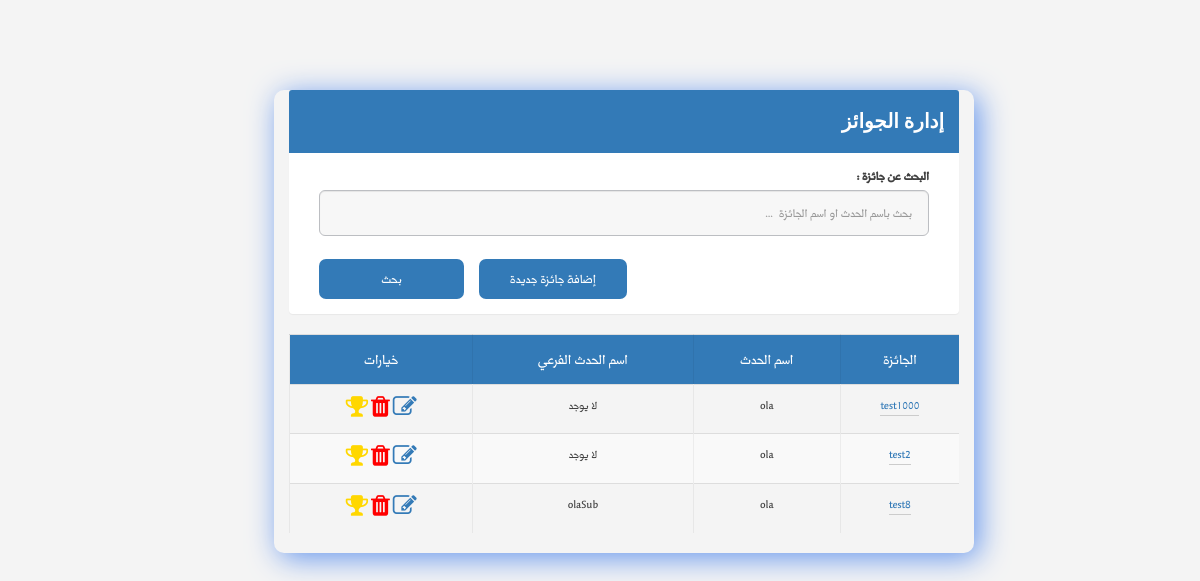
Page /managePrize.php on the earlier database version.
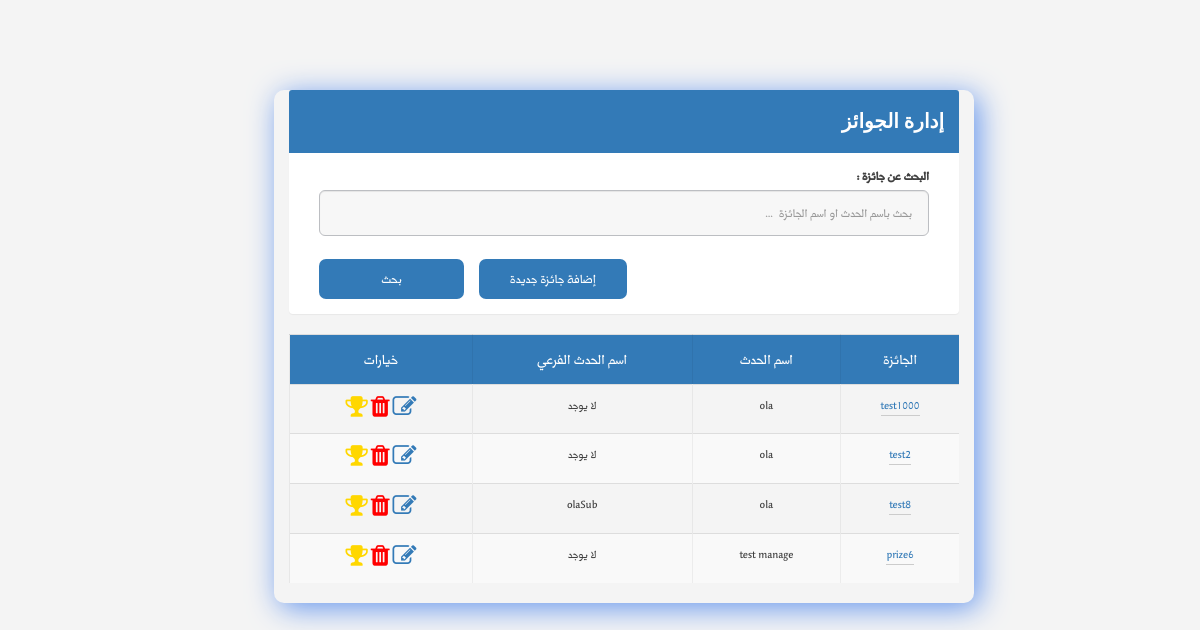
Same page on the later database version.
### tables this page shows
CREATE TABLE `prize` (
  `Prize_ID` int(11) NOT NULL,
  `namePrize` varchar(100) NOT NULL,
  `numOfPrize` int(11) NOT NULL,
  `event_ID` int(11) NOT NULL,
  `subevent_ID` int(11) DEFAULT NULL
);

CREATE TABLE `event` (
  `event_ID` int(5) NOT NULL,
  `name_Event` varchar(30) NOT NULL,
  `descrption_Event` varchar(200) NOT NULL,
  `sartDate_Event` date NOT NULL,
  `endDate_Event` date NOT NULL,
  `location_Event` varchar(30) NOT NULL,
  `organization_name_Event` varchar(30) NOT NULL,
  `eventLink` varchar(140) NOT NULL,
  `maxNumOfAttendee` int(11) NOT NULL,
  `organizer_ID` int(11) NOT NULL,
  `VIPCode` int(5) NOT NULL
);

CREATE TABLE `subevent` (
  `subevent_ID` int(6) NOT NULL,
  `event_ID` int(5) NOT NULL,
  `nameSubEvent` varchar(30) NOT NULL,
  `description_subevent` varchar(150) NOT NULL
);

### managePrize.php (the view, shortened to what this page needs)
<?php
require_once 'php/connectTosql.php';
$sql = "SELECT ev.name_Event,pr.prize_ID ,pr.namePrize ,pr.subevent_ID,COUNT(attwin.Id) as winnerCount
    FROM event ev INNER JOIN prize pr ON ev.event_ID = pr.event_ID
    left join attendeewinners attwin on pr.prize_ID=attwin.prizeid
    ";
if (isset($_GET['searchValue']) && $_GET['searchValue'] != '') {
 $searchValue = $_GET['searchValue'];
 $mainQuery = mysqli_query($con, $sql . " where  name_Event like '%$searchValue%' or namePrize like '%$searchValue%' GROUP by(pr.prize_ID) "
 ) or die(mysqli_error($con));
} else {
 $mainQuery = mysqli_query($con, $sql . "GROUP by(pr.prize_ID)") or die(mysqli_error($con));
}
?>
<html>
<head>
<link rel="stylesheet" href="https://unpkg.com/purecss@1.0.0/build/pure-min.css">
<link rel="stylesheet" href="css/layouts/custom.css">
<link rel="stylesheet" href="css/font-awesome.min.css">
<link rel="stylesheet" href="css/icon.css">
<link rel="stylesheet" href="css/bootstrap.min.css">
<link rel="stylesheet" href="css/main-rtl.css">
</head>
<body>
    <div class="mainContent">
        <div class="container">
            <div class="panel panel-primary">
                <div class="panel-heading">
                    <h4 class="panelTitle">إدارة الجوائز</h4>
                </div>
                <div class="panel-body">
                    <form action="managePrize.php" class="managePrizeFrm" method="Get">
                        <div class="col-md-12">
                            <div class="form-group form-group-lg">
                                <label for="searchValue" class="control-label">البحث عن جائزة : </label>
                                <input type="text" class="form-control" id="txtSearchValue" name="searchValue" placeholder="بحث باسم الحدث او اسم الجائزة  ...">
                            </div>
                        </div>
                        <div class="col-md-12">
                            <div class="form-group form-group-lg">
                                <input type="submit" value="بحث" name="update" class="btn btn-nor-primary btn-sm" style="width:145px">
                                <a class="btn btn-nor-primary btn-sm" href="addPrize.php"> إضافة جائزة جديدة</a>
                            </div>
                        </div>
                    </form>
                </div>
            </div>
            <table class="table table-striped">
                <tr>
                    <th>  الجائزة  </th>
                    <th>  اسم الحدث</th>
                    <th>  اسم الحدث الفرعي </th>
                    <th> خيارات </th>
                </tr>
<?php
while ($row = mysqli_fetch_array($mainQuery)):
 $subeventid = $row['subevent_ID'];
 echo "<tr>";
 echo "<td><a  title='مشاهدة التفاصيل' href='prizeDetails.php?prizeId=" . $row['prize_ID'] . "'>" . $row['namePrize'] . "</a></td>";
 echo "<td>" . $row['name_Event'] . "</td>";
 $querysub = mysqli_query($con, "SELECT nameSubEvent ,subevent_ID from subevent where subevent_ID= '$subeventid'") or die(mysqli_error($con));
 $rows     = mysqli_fetch_array($querysub);
 if ($rows[0] != "") {
  echo "<td>" . $rows[0] . "</td>";
 } else {
  echo "<td> لا يوجد </td>";
 }
 echo "<td> <a id='aEditsubEvent' title='تعديل' href='editPrize.php?prizeId=" . $row['prize_ID'] . "'><span class='fa fa-edit' style='font-size:24px;'></span></a>
                    <a href='#' title='حذف' id='aDeletPrize' class='adelete' data-id=" . $row['prize_ID'] . "><span  class=' fa fa-trash' style='font-size:24px;color:red;  '></span> </a>
                    <a title=" .($row['winnerCount']==0? 'إختيار الفائزين' : 'تم الإختيار' ) . " id='aChooseWinner' class='aChooseWinner' href='prizeWinner.php?prizeId=" . $row['prize_ID'] . "&subEventId=". $subeventid . "'><span  class='fa fa-trophy' style='font-size:24px;color:#FFD700;'></span> </a></td>
			      </tr>";
 ?>
	         <?php endwhile;?>
            </table>
        </div>
	</div>
</body>
</html>

Differences in the rows shown:
added prize: namePrize "prize6", event_ID.name_Event "test manage", shows "لا يوجد"
